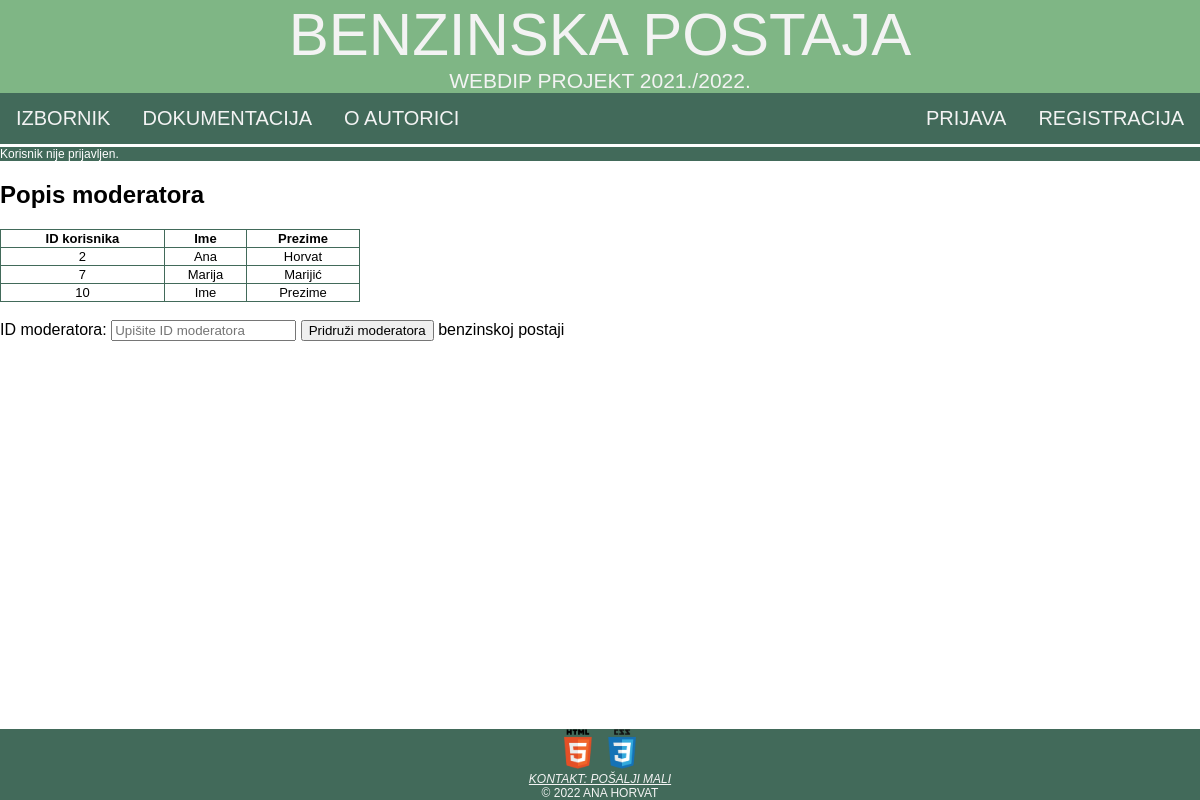
Screenshot of /dodajModeratora.php with the database file from the repository.
### tables this page shows
CREATE TABLE `korisnik` (
  `id_korisnika` int(11) NOT NULL,
  `id_uloge` int(11) NOT NULL,
  `ime` varchar(45) NOT NULL,
  `prezime` varchar(45) NOT NULL,
  `godina_rodenja` int(11) NOT NULL,
  `korisnicko_ime` varchar(45) NOT NULL,
  `lozinka` varchar(45) NOT NULL,
  `lozinka_sha256` varchar(45) NOT NULL,
  `email` varchar(45) NOT NULL,
  `broj_telefona` varchar(45) NOT NULL,
  `datum_registracije` date NOT NULL,
  `status` tinyint(1) NOT NULL,
  `broj_neuspjesnih_prijava` int(11) NOT NULL,
  `uvjeti_koristenja` varchar(45) NOT NULL,
  `aktivacijski_kod` varchar(45) NOT NULL
);

### class/baza.class.php (called while the page is built, shortened)
<?php
class Baza {
    private $veza = null;
    function spojiDB() {
        $this->veza = new mysqli(self::server, self::korisnik, self::lozinka, self::baza);
        $this->veza->set_charset("utf8");
        return $this->veza;
    }
    function selectDB($upit) {
        $rezultat = $this->veza->query($upit);
        return $rezultat;
    }
}
?>

### dodajModeratora.php (the view, shortened to what this page needs)
<?php
$adresa = $_SERVER["HTTP_HOST"] . $_SERVER["REQUEST_URI"];
require("./class/baza.class.php");
$id_benzinske = htmlspecialchars($_GET['id']);
$baza = new Baza();
$baza->spojiDB();
$upit = "SELECT id_korisnika, ime, prezime FROM korisnik WHERE id_uloge=2";
$rezultat = $baza->selectDB($upit);
$tablica = "<table style='width:30%'><tr><th>ID korisnika</th><th>Ime</th><th>Prezime</th></tr>\n";
while (list($id_korisnika,$ime,$prezime) = $rezultat->fetch_array()){
    $tablica.= "<tr><td>$id_korisnika</td><td>$ime</td><td>$prezime</td></tr>\n";
}
$tablica.= "</table>\n";
?>
<!DOCTYPE html>
<html>
<head>
    <link rel="stylesheet" href="./css/ahorvat3.css" type="text/css">
</head>
<body>
    <header id="zaglavlje">
        <a class="naslov" href="./index.php">Benzinska postaja</a>
        <br>
        <a class="opis">WebDiP projekt 2021./2022.</a>
    </header>
    <nav>
        <ul id="navigacija">
            <li class="lijevo"><a href="izbornik.php">Izbornik</a></li>
            <li class="lijevo"><a href="dokumentacija.html">Dokumentacija</a></li>
            <li class="lijevo"><a href="o_autoru.html">O autorici</a></li>
            <li class="desno"><a href="registracija.php">Registracija</a></li>
            <li class="desno"><a href="./prijava.php">Prijava</a></li>
        </ul>
    </nav>
    <?php
    if (isset($_SESSION['korisnik'])) {
        echo "<a id=\"prijavljenkor\" href=\"odjava.php\">Trenutno ste prijavljeni kao korisnik $_SESSION[korisnik]. Kliknite ovdje za odjavu.</a>";
    } else {
        echo "<a id=\"prijavljenkor\">Korisnik nije prijavljen.</a>";
    }
    ?>
    <h2>Popis moderatora</h2>
        <?php
            echo $tablica;
        ?>
    <br>
    <form method="post">
        <label for="idModeratora">ID moderatora:</label>
        <input type="text" id="idModeratora" name="idModeratora" placeholder="Upišite ID moderatora">
        <input type="submit" value="Pridruži moderatora">
        <label for="idBenzinske"> benzinskoj postaji <?php echo $id_benzinske?></label>
    </form>
    <div id="greske">
    </div>
    <footer id="podnozje">
        <a href="https://validator.w3.org/check?uri=<?php echo $adresa ?>" target="_blank"><img class="validacija" src="./materijali/HTML5.png" alt="HTML5 validacija"></a>
        <a href="https://jigsaw.w3.org/css-validator/validator?uri=<?php echo $adresa ?>" target="_blank"> <img class="validacija" src="./materijali/CSS3.png" alt="CSS3 validacija"></a>
        <address>
            <a href="mailto:ahorvat3@foi.hr">Kontakt: pošalji mali</a>
        </address>
        <a>&copy; 2022 Ana Horvat</a>
    </footer>
</body>
</html>

### css/ahorvat3.css (style rules this page uses)
html { font-family: 'Trebuchet MS', 'Lucida Sans Unicode', 'Lucida Grande', 'Lucida Sans', Arial, sans-serif; background-color: #FFFFFF; }
body { width: 100%; margin: 0em; padding: 0em; height: 100%; }
#zaglavlje { background-color: #7FB685; text-align: center; color: #F3F3F3; text-transform: uppercase; }
.naslov { font-size: 60px; text-decoration: none; color: #F3F3F3; }
.opis { font-size: 21px; }
#navigacija { list-style-type: none; margin: 0; padding: 0; overflow: hidden; background-color: #426A5A; }
#navigacija li.lijevo { float: left; }
#navigacija li.desno { float: right; }
#navigacija li a { display: block; color: #F3F3F3; text-align: center; padding: 14px 16px; text-decoration: none; text-transform: uppercase; font-size: 20px; }
#podnozje { font-size: 12px; background-color: #426A5A; text-align: center; color: #F3F3F3; text-transform: uppercase; text-decoration: none; position: fixed; bottom: 0; width: 100%; }
#podnozje a { color: #F3F3F3; }
.validacija { height: 40px; width: 40px; }
#greske { color: #EF6F6C; margin: auto; width: 25%; padding: 10px; text-align: left; }
.lijevo { text-align: left; }
#prijavljenkor { border-top-color: white; border-top-style: solid; display: block; background-color: #426A5A; color:white; text-decoration: none; text-align: left; font-size: 12px; }
table, th, td { border: 1px solid #426A5A ; border-collapse: collapse; text-align: center; font-size: small; }

### rows the page displays
korisnik: id_korisnika "2", ime "Ana", prezime "Horvat"
korisnik: id_korisnika "7", ime "Marija", prezime "Marijić"
korisnik: id_korisnika "10", ime "Ime", prezime "Prezime"
